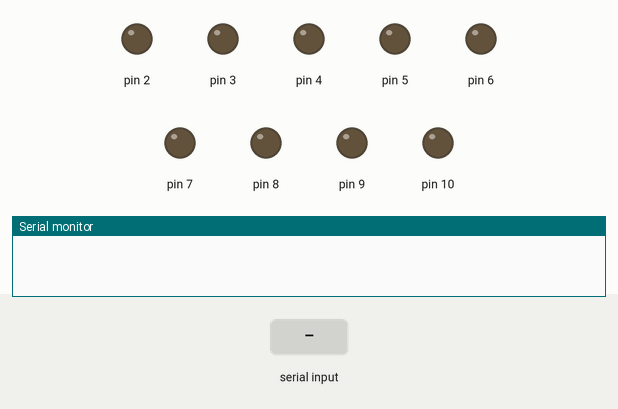
The sketch below on a simulated Arduino Uno, built with avr-gcc and run on an emulated ATmega328P. Shown: output pins drawn as LEDs (lit = HIGH), the last lines printed to the serial monitor. The inputs (shaded band) are chosen by the test bench.

Above: at 1.2 s.
1.3 s: "F" received over Serial
At 1.8 s:
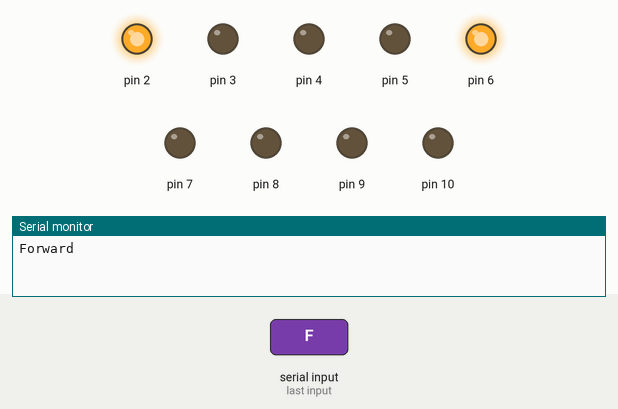
2.8 s: "B" received over Serial
At 4.0 s:
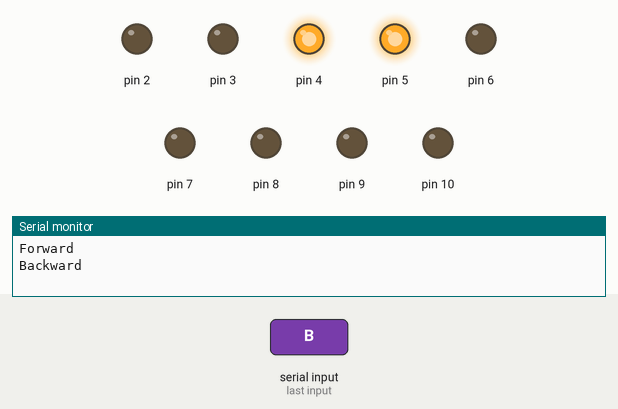
4.3 s: "U" received over Serial
At 5.3 s:
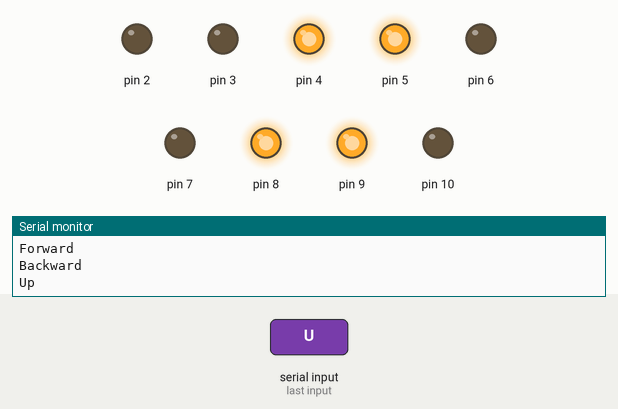
5.8 s: "D" received over Serial
At 6.4 s:
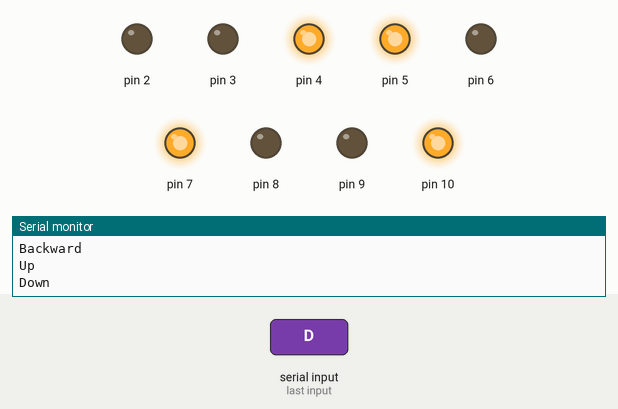
7.3 s: "R" received over Serial
At 8.5 s:
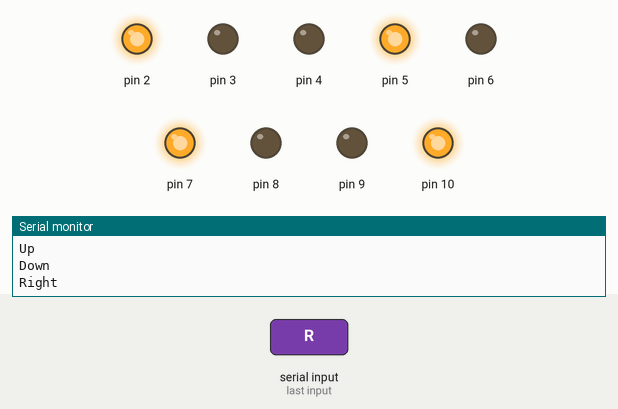
8.8 s: "L" received over Serial
At 9.9 s:
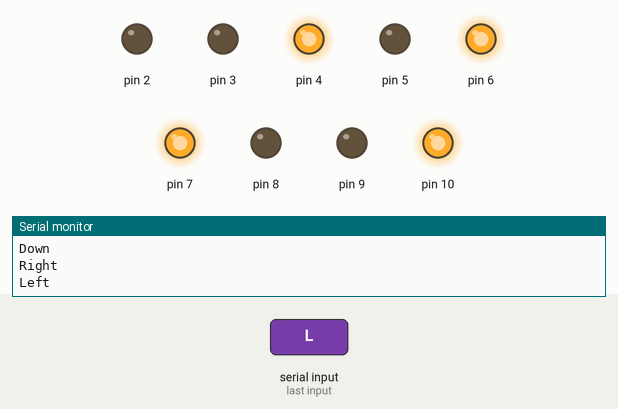
Timing chart, 0 to 11.3 s (numbered marks = the images above; inputs shaded):
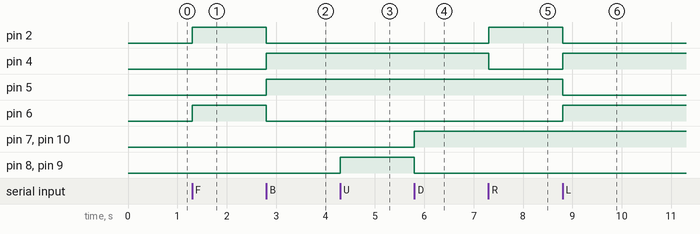

Measured:
- after the input at 1.3 s, pin 2, pin 6: LOW → HIGH at once
- after the input at 2.8 s, pin 2, pin 6: HIGH → LOW at once; pin 4, pin 5: LOW → HIGH at once
- after the input at 4.3 s, pin 8, pin 9: LOW → HIGH at once
- after the input at 5.8 s, pin 7, pin 10: LOW → HIGH at once; pin 8, pin 9: HIGH → LOW at once
- after the input at 7.3 s, pin 2: LOW → HIGH at once; pin 4: HIGH → LOW at once
- after the input at 8.8 s, pin 2, pin 5: HIGH → LOW at once; pin 4, pin 6: LOW → HIGH at once

The sketch:

Serial.ino
```cpp
void setup() {
  pinMode(2,OUTPUT);
  pinMode(3,OUTPUT);
  pinMode(4,OUTPUT);
  pinMode(5,OUTPUT);
  pinMode(6,OUTPUT);
  pinMode(7,OUTPUT);
  pinMode(8,OUTPUT);
  pinMode(9,OUTPUT);
  pinMode(10,OUTPUT);
  Serial.begin(9600);
}

void loop() {
  if (Serial.available()) {
        char Byte = Serial.read();
        if(Byte == 'F'){
        digitalWrite(2,HIGH);
        digitalWrite(4,LOW);
        digitalWrite(5,LOW);
        digitalWrite(6,HIGH);
        Serial.println("Forward");
        }else if(Byte == 'B'){
        digitalWrite(2,LOW);
        digitalWrite(4,HIGH);
        digitalWrite(5,HIGH);
        digitalWrite(6,LOW);
        Serial.println("Backward");
        }else if(Byte == 'U'){
        digitalWrite(7,LOW);
        digitalWrite(8,HIGH);
        digitalWrite(9,HIGH);
        digitalWrite(10,LOW);
        Serial.println("Up");
        }else if(Byte == 'D'){
        digitalWrite(7,HIGH);
        digitalWrite(8,LOW);
        digitalWrite(9,LOW);
        digitalWrite(10,HIGH);
        Serial.println("Down");
        }else if(Byte == 'R'){
        digitalWrite(2,HIGH);
        digitalWrite(4,LOW);
        digitalWrite(5,HIGH);
        digitalWrite(6,LOW);
        Serial.println("Right");
        }else if(Byte == 'L'){
        digitalWrite(2,LOW);
        digitalWrite(4,HIGH);
        digitalWrite(5,LOW);
        digitalWrite(6,HIGH);
        Serial.println("Left");
        }else if(Byte == 'M'){
        digitalWrite(2,LOW);
        digitalWrite(4,LOW);
        digitalWrite(5,LOW);
        digitalWrite(6,LOW);
        digitalWrite(7,LOW);
        digitalWrite(8,LOW);
        digitalWrite(9,LOW);
        digitalWrite(10,LOW);
        Serial.println("Neutral");
        }else if(Byte == ','){
        digitalWrite(2,LOW);
        digitalWrite(4,LOW);
        digitalWrite(5,LOW);
        digitalWrite(6,LOW);
        Serial.println("NeutralFB");
        }else if(Byte == '.'){
        digitalWrite(7,LOW);
        digitalWrite(8,LOW);
        digitalWrite(9,LOW);
        digitalWrite(10,LOW);
        Serial.println("NeutralUD");
        }else if(Byte == 'N'){
        digitalWrite(3,HIGH);
        Serial.println("LedON");
        }else if(Byte == 'O'){
        digitalWrite(3,LOW);
        Serial.println("LedOFF");
        }
   }
}
```
